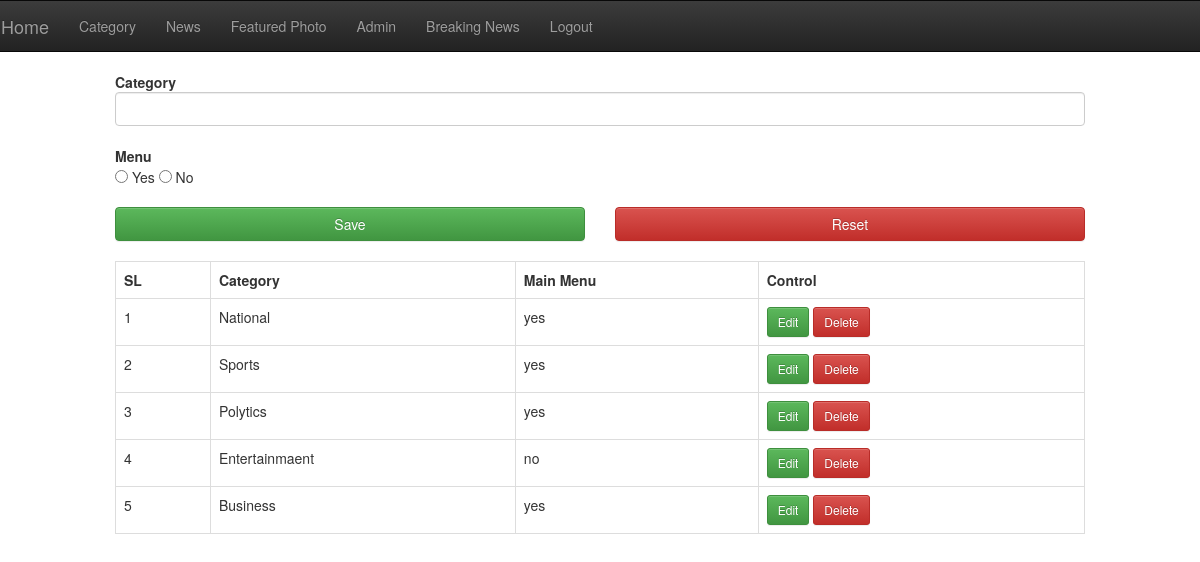
The app's page /admin/category.php (signed in) with its own data.
### tables this page shows
CREATE TABLE `news_category` (
  `id` bigint(20) NOT NULL,
  `name` varchar(100) NOT NULL,
  `main_menu` varchar(4) NOT NULL
);

### admin/category.php (the view, shortened to what this page needs)
	<?php
	include('header.php');
	$servername = "localhost";
	$username = "root";
	$password = "";
	$conn = mysqli_connect($servername, $username, $password,'newspaper');
	$sql='select * from news_category';
	$result=mysqli_query($conn, $sql);
	?>
	<div class="col-md-10 col-md-offset-1" style="margin-bottom: 2%">
	<form action="" method="post">
		<strong>Category</strong>
		<br>
		<input type="text" name="category" class="form-control">
		<br>
		<strong>Menu </strong>
		<br>
		<input type="radio" name="menu" value="yes"> Yes  <input type="radio" name="menu" value="no"> No
		<br>
		<br>
		<div class="row">
			<div class="col-md-6"><input type="submit" value="Save" class="btn btn-block btn-success"></div>
			<div class="col-md-6"><input type="reset" value="Reset" class="btn btn-block btn-danger"></div>
		</div>
	</form>
	<br>
	<table class="table table-bordered table-hover">
		<tr>
			<th>SL</th>
			<th>Category</th>
			<th>Main Menu</th>
			<th>Control</th>
		</tr>
		<?php $i=0; while($row=mysqli_fetch_assoc($result)){ $i+=1;?>
		<tr>
			<td><?php echo $i ?></td>
			<td><?php echo $row['name'] ?></td>
			<td><?php echo $row['main_menu'] ?></td>
			<td>
				<a href="edit.php?id=<?=$row['id']?>" class="btn btn-sm btn-success">Edit</a>
				<a href="delete.php?id=<?=$row['id']?>" class="btn btn-sm btn-danger">Delete</a>
			</td>
		</tr>
		<?php } ?>
	</table>
</div>
</body>
</body>

### records on screen
news_category: name "National", main_menu "yes"
news_category: name "Sports", main_menu "yes"
news_category: name "Polytics", main_menu "yes"
news_category: name "Entertainmaent", main_menu "no"
news_category: name "Business", main_menu "yes"
